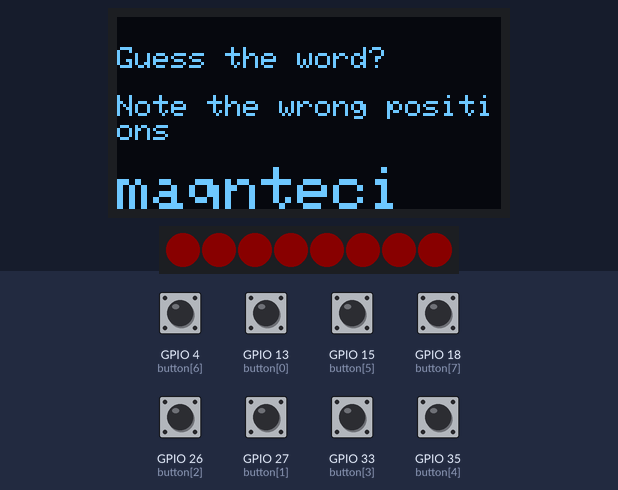
Bench run of a sketch on a simulated ESP32. Shown: 128×64 one-colour display, 8 RGB LEDs in strip order, left to right. The inputs (shaded band) are chosen by the test bench; at power-on: GPIO 4 (button[6]), GPIO 13 (button[0]), GPIO 15 (button[5]), GPIO 18 (button[7]), GPIO 26 (button[2]), GPIO 27 (button[1]), GPIO 33 (button[3]), GPIO 35 (button[4]) LOW. Dim RGB values are drawn brighter than linear; WiFi joins after 1.5 s; servers stay silent unless stated; random numbers use the default seed unless the sketch sets one; no MQTT or app messages arrive unless stated; what the sketch prints to the serial monitor is not drawn.

Above: at 5.4 s.
5.5 s: GPIO 4 (button[6]) pulled HIGH for 0.15 s
At 5.57 s:
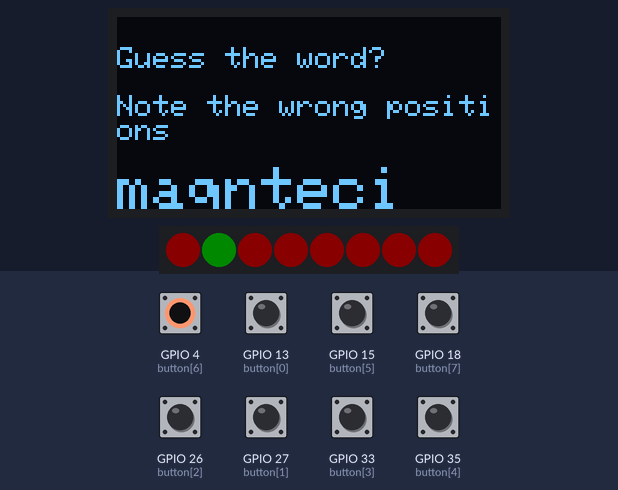
7.1 s: GPIO 13 (button[0]) pulled HIGH for 0.15 s
At 7.17 s:
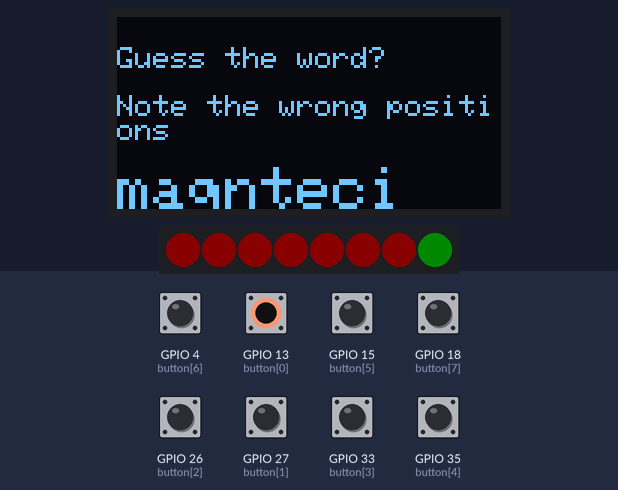
8.7 s: GPIO 15 (button[5]) pulled HIGH for 0.15 s
At 8.77 s:
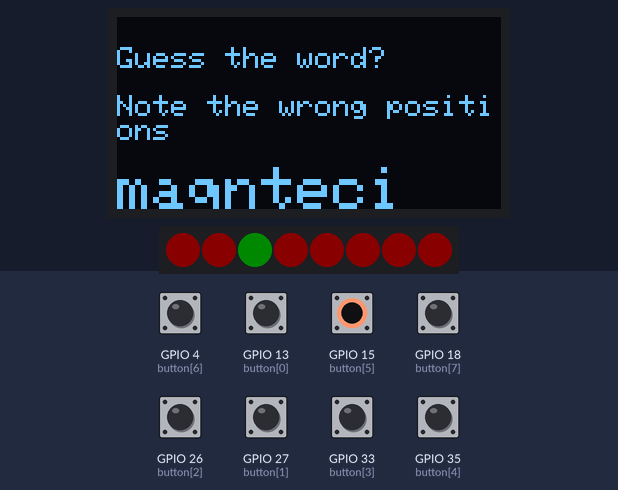
10.3 s: GPIO 18 (button[7]) pulled HIGH for 0.15 s
At 10.37 s:
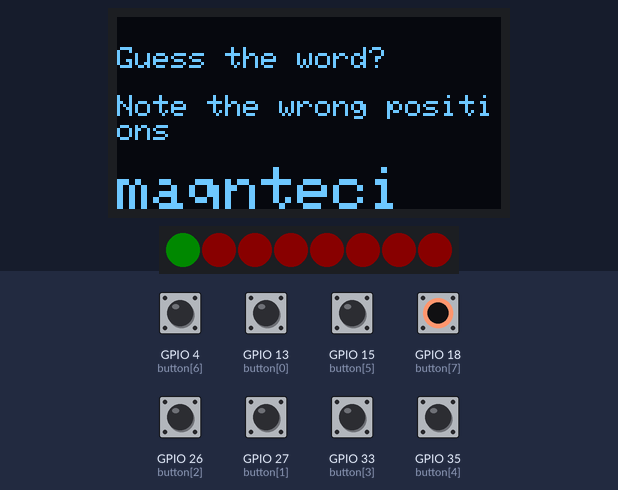
11.9 s: GPIO 26 (button[2]) pulled HIGH for 0.15 s
At 11.97 s:
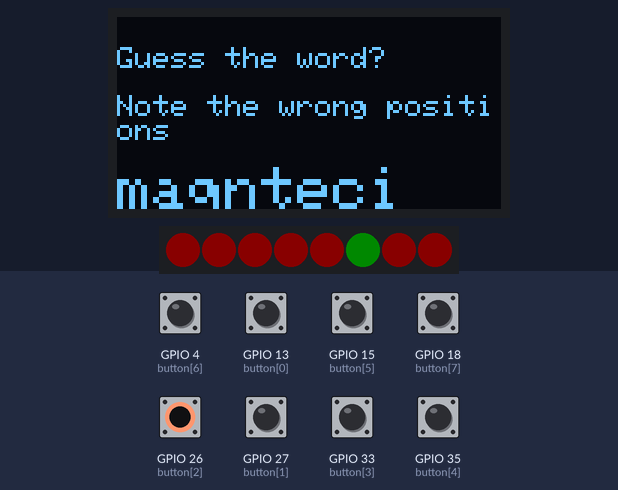
13.5 s: GPIO 27 (button[1]) pulled HIGH for 0.15 s
At 13.57 s:
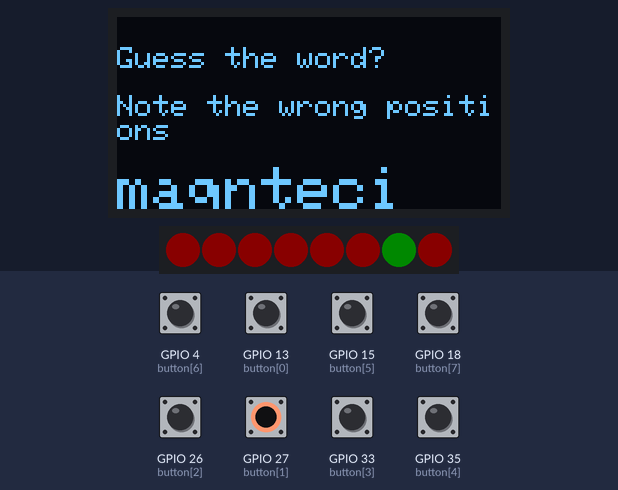
Timing chart, 0 to 16.1 s (numbered marks = the images above; inputs shaded):
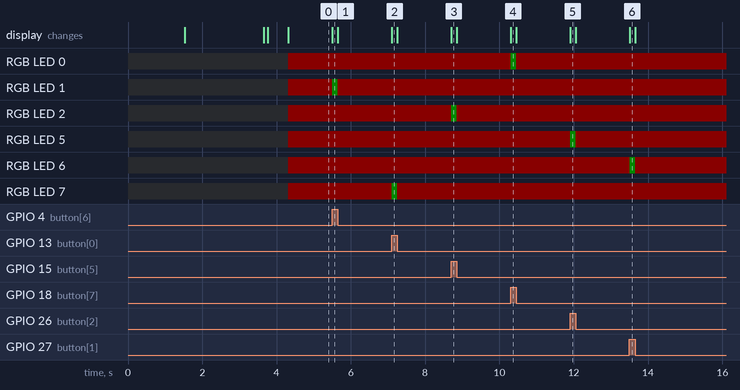

Measured:
- after the input at 5.5 s, RGB LED 1: RGB(10, 0, 0) → RGB(0, 10, 0) at once, → RGB(10, 0, 0) 0.15 s later
- after the input at 7.1 s, RGB LED 7: RGB(10, 0, 0) → RGB(0, 10, 0) at once, → RGB(10, 0, 0) 0.15 s later
- after the input at 8.7 s, RGB LED 2: RGB(10, 0, 0) → RGB(0, 10, 0) at once, → RGB(10, 0, 0) 0.15 s later
- after the input at 10.3 s, RGB LED 0: RGB(10, 0, 0) → RGB(0, 10, 0) at once, → RGB(10, 0, 0) 0.15 s later
- after the input at 11.9 s, RGB LED 5: RGB(10, 0, 0) → RGB(0, 10, 0) at once, → RGB(10, 0, 0) 0.15 s later
- after the input at 13.5 s, RGB LED 6: RGB(10, 0, 0) → RGB(0, 10, 0) at once, → RGB(10, 0, 0) 0.15 s later

The sketch:

esp2_switch_board.ino
```cpp
/*
   Switch Board Code for Puzzle-2
*/

#include <WiFi.h>
#include <Wire.h>
#include <ESPmDNS.h>
#include <ArduinoOTA.h>
#include <PubSubClient.h>
#include <Adafruit_NeoPixel.h>
#include <Adafruit_GFX.h>
#include <Adafruit_SSD1306.h>


/*********************
     NeoPixel
*********************/
#define PIN 23          // Which pin on the Arduino is connected to the NeoPixels?
#define NUMPIXELS 8     // Number of Pixels in NeoPixel
Adafruit_NeoPixel pixels(NUMPIXELS, PIN, NEO_GRB + NEO_KHZ800);
#define DELAYVAL 500    // Time (in milliseconds) to pause between pixels


/*********************
     Switch Panel
*********************/
// Pins of toggle switches
int button[] = {13,27,26,33,35,15,4,18};


/*********************
     OLED Display
*********************/
#define SCREEN_WIDTH 128         // OLED display width, in pixels
#define SCREEN_HEIGHT 64         // OLED display height, in pixels
Adafruit_SSD1306 display(SCREEN_WIDTH, SCREEN_HEIGHT, &Wire, -1);   // Declaration for an SSD1306 display connected to I2C (SDA, SCL pins)


/*********************
  Other Declarations
*********************/
//Use Internet connection
#define useNetwork

//Timer Declaration
unsigned long int progTimer;
int fullTime=60000;    //Time after which ESP32 restarts

//Puzzle Declarations
int flag=0;
int randNo, bitCode;
char *newWord;
char *words[] = {"eeltcric","nteowrks","magnteci","paritcel","dissaetr","collsape"};
int bitCodes[6][NUMPIXELS] = {{0,1,1,1,1,0,0,0},
                              {0,1,1,1,1,0,0,0},
                              {0,0,0,0,1,1,1,1},
                              {0,0,0,1,1,0,1,1},
                              {0,0,0,1,1,1,1,0},
                              {0,0,0,0,1,1,1,0}};
int code[NUMPIXELS] = {0,0,0,0,0,0,0,0};
int currCode[NUMPIXELS] = {0,0,0,0,0,0,0,0};

boolean CodeCmp(int a[NUMPIXELS], int b[NUMPIXELS])
{
  for(int i=0;i<NUMPIXELS;i++) if(a[i]!=b[i]) return false;
  return true;
}

// Speed of Serial Communication
#define SERIAL_COMSPEED 9600

// Credentials for network SSID and PWD
#define SSID "ubilab_wifi"
#define PWD "ohg4xah3oufohreiPe7e"

// Device can be found on the network using this name
#define NAME "Puzzle2-ESP1"  //Name of the ESP: 0/1
#define OTA_PWD "sss21"      // PWD for OTA

// MQTT Server
#define mqtt_server "earth.informatik.uni-freiburg.de"
WiFiClient puzzle_2;
PubSubClient client(puzzle_2);
#define MAX_MSG 50
char msg[MAX_MSG] = {'\0'};

void reconnect() {
  while (!client.connected()) {
    Serial.print("Attempting MQTT connection...");
    if (client.connect("puzzle-2")) {
      Serial.println("connected");
      client.subscribe("2/ledstrip/serverroom");
      client.setCallback(callback);
    }else{
      Serial.print("failed, rc=");
      Serial.print(client.state());
    }
  }
}


void setup() {
  // Initialize the Serial Port
  Serial.begin(SERIAL_COMSPEED);

  #ifdef useNetwork
    /*********************
       WiFi Connection
     *********************/
    Serial.print("Connecting to ");
    Serial.println(SSID);
    // Set name passed to AP while connection
    WiFi.setHostname(NAME);
    // Connect to AP
    WiFi.begin(SSID, PWD);
    // Wait while not connected
    while (WiFi.status() != WL_CONNECTED) {
      delay(500); Serial.print(".");
    }
    // Print IP
    Serial.println("\nWiFi connected.\nIP Adress: ");
    Serial.println(WiFi.localIP());

    /*********************
          MQTT Server
    *********************/
    client.setServer(mqtt_server, 1883);
    client.setCallback(callback);
    client.subscribe("2/ledstrip/serverroom");

    /*********************
       multicast DNS
    *********************/
    // Set name of this device
    if (!MDNS.begin(NAME)) {
      Serial.println("Setting up MDNS responder!");
    }
    // The service this device hosts (example)
    MDNS.addService("_escape", "_tcp", 2000);

    // OTA setup in separate function
    setupOTA();
 #endif


  /*********************
    Puzzle Initialize
  *********************/
  randNo =  random(0,5);
  newWord = words[randNo];
  for(int k=0; k<NUMPIXELS; k++)
  {
    code[k] = bitCodes[randNo][k];
  }


  /*********************
       OLED Display
  *********************/
  if(!display.begin(SSD1306_SWITCHCAPVCC, 0x3C)) {       // Address 0x3D for 128x64
    Serial.println(F("SSD1306 allocation failed"));
    for(;;);
  }
  delay(2000);
  display.clearDisplay();

  display.setTextSize(1);
  display.setTextColor(WHITE);
  display.setCursor(0,10);
  display.println("Guess the word?\n");
  display.println("Note the wrong positions\n");
  delay(100);
  display.setTextSize(2);
  display.println(newWord);
  display.display();
  delay(100);


  /*********************
   NeoPixel Initialize
  *********************/
  pixels.begin();
  pixels.clear();
  delay(500);


  /**************************
   Switches Mode Initialize
  **************************/
  for(int j=0; j<NUMPIXELS; j++)
  {
    pinMode(button[j],INPUT);
  }
}

void loop() {
  #ifdef useNetwork
    // Needs to be called to check for external update request
    ArduinoOTA.handle();
    //MQTT Loop
    if (!client.connected()) {
      reconnect();
    }
    client.loop();
    if(flag==1) client.publish("2/ledstrip/serverroom","status","solved");
  #endif

  //Checks whether the switch sequence matches or not
  if(CodeCmp(currCode,code) == true)
  {
    flag=1;
    pixels.fill(pixels.Color(0, 0, 255));
    pixels.show();
    display.clearDisplay();
    display.setTextSize(2);
    display.setTextColor(WHITE);
    display.setCursor(0,10);
    display.println("Puzzle\n");
    display.println("Solved\n");
    display.display();
  }

  //Reads the current sequence of switches
  for(int j=0;j<NUMPIXELS; j++)
  {
    currCode[j] = digitalRead(button[j]);
  }

  for(int i=0;i<NUMPIXELS;i++)
  {
     pixels.setBrightness(10);
     if(currCode[i] == 1 && flag==0)
     {
       pixels.setPixelColor(((NUMPIXELS-1)-i), pixels.Color(0, 255, 0));
       pixels.show();
     }
     else
     {
       pixels.setPixelColor(((NUMPIXELS-1)-i), pixels.Color(255, 0, 0));
       pixels.show();
     }
  }

 /*****************************
   Puzzle Reset after 15 mins
 *****************************/
  progTimer = millis();
  if(progTimer >= fullTime){
    esp_restart();
  }
}

// MQTT Callback function
void callback(char* topic, byte* message, unsigned int length) {
  // Convert to cstring
  int len = min((int)length, (int)(MAX_MSG-1));
  memcpy(&msg[0], message, len);
  msg[len] = '\0';

  Serial.printf("MQTT msg on topic: %s: %s\n", topic, &msg);
}

/**************************
     Setup OTA Updates
**************************/
void setupOTA() {
  // Set name of this device (again)
  ArduinoOTA.setHostname(NAME);
  // Set a password to protect against uploads from other parties
  ArduinoOTA.setPassword(OTA_PWD);
  // CB function for when update starts
  ArduinoOTA.onStart([]() {
    Serial.println("Start updating");
  });
  // CB function for when update starts
  ArduinoOTA.onEnd([]() {
    Serial.println("Finished updating");
  });
  // CB function for progress
  ArduinoOTA.onProgress([](unsigned int progress, unsigned int total) {
    Serial.printf("Update at %u % \n", progress / (total / 100));
  });
  // CB function for when update was interrupted
  ArduinoOTA.onError([](ota_error_t error) {
    Serial.println("Error updating");
    ESP.restart();
  });
  // Start OTA update service
  ArduinoOTA.begin();
}
```
